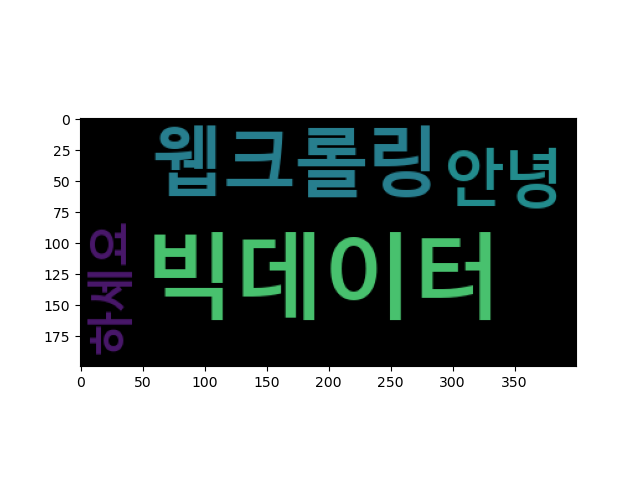

The Python source for this figure:
import wordcloud
import matplotlib.pyplot as plt

keyword={'안녕':2, '하세요':1, '빅데이터':5, '웹크롤링':3}

wc = wordcloud.WordCloud(font_path='c:/Windows/fonts/Hancom Gothic Bold.ttf')
cloud = wc.generate_from_frequencies(keyword)

figure = plt.figure()
plt.imshow(cloud)
plt.show()
figure.savefig('word.png') # 처리결과를 이미지로 저장